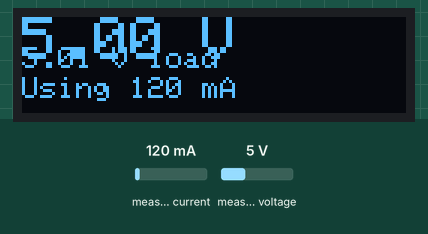
Simulated run of this sketch. Board: Arduino Uno, built with avr-gcc and run on an emulated ATmega328P. Shown: 128×32 one-colour display. Inputs (shaded band) come from the test bench; at power-on: measured current 120 mA, measured voltage 5 V.

Above: at 1.2 s.
1.3 s: measured current set to 40 mA
At 2.1 s:
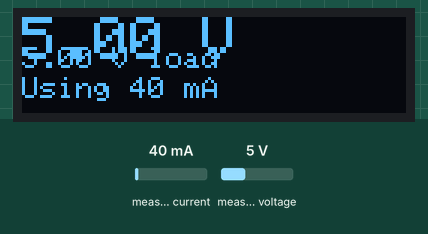
3.1 s: measured voltage set to 0.3 V
At 4.3 s:
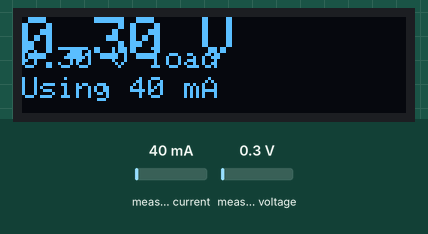
4.6 s: measured current set to 500 mA
At 5.6 s:
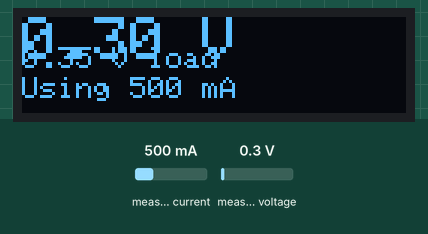
6.2 s: measured voltage set to 3.8 V
At 6.8 s:
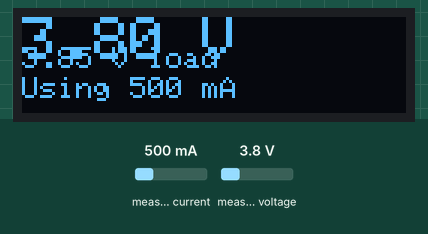
Timing chart, 0 to 8.8 s (numbered marks = the images above; inputs shaded):
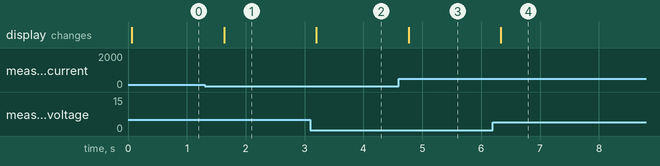

The sketch:

arduino-solar-power-supply-ina219-oled.ino
```cpp
/*
 * Solar power supply monitor — panel voltage and current on an OLED
 *
 * Reads a solar panel through an INA219 shunt and shows the panel voltage in
 * large type with the current being drawn beneath it, so a cloud passing over
 * is visible immediately.
 *
 * Board: Arduino Nano or Uno
 */

#include <Wire.h>
#include <Adafruit_INA219.h>
#include <Adafruit_GFX.h>
#include <Adafruit_SSD1306.h>

#define SCREEN_WIDTH   128
#define SCREEN_HEIGHT  32
#define OLED_RESET     -1
#define OLED_ADDRESS   0x3C

Adafruit_SSD1306 display(SCREEN_WIDTH, SCREEN_HEIGHT, &Wire, OLED_RESET);
Adafruit_INA219 ina219;

void setup() {
  Serial.begin(115200);

  setupOled();

  if (!ina219.begin()) {
    printOled("INA219 failed");
    while (true) {
      delay(1000);
    }
  }
  ina219.setCalibration_32V_2A();
}

void loop() {
  float shuntMv   = ina219.getShuntVoltage_mV();
  float busV      = ina219.getBusVoltage_V();
  float currentMa = ina219.getCurrent_mA();
  float loadV     = busV + (shuntMv / 1000.0);

  display.clearDisplay();
  display.setTextColor(SSD1306_WHITE);
  display.setCursor(0, 0);

  display.setTextSize(2);
  display.print(busV, 2);
  display.print(" V");

  display.setTextSize(1);
  display.setCursor(0, 20);
  display.print("Using ");
  display.print(currentMa, 0);
  display.print(" mA");

  display.setCursor(0, 10);
  display.print(loadV, 2);
  display.print(" V load");

  display.display();
  delay(500);
}

bool setupOled() {
  if (!display.begin(SSD1306_SWITCHCAPVCC, OLED_ADDRESS)) {
    Serial.println("SSD1306 not found");
    while (true) {
      delay(1000);
    }
  }
  display.clearDisplay();
  display.setRotation(2);   // mounted upside down on the panel box
  display.display();
  return true;
}

void printOled(const String &text) {
  display.clearDisplay();
  display.setTextSize(2);
  display.setTextColor(SSD1306_WHITE);
  display.setCursor(0, 0);
  display.print(text);
  display.display();
}
```

Measured:
- after the input at 1.3 s, the display: changes after 0.33 s (image 1)
- after the input at 3.1 s, the display: changes after 0.10 s (image 2)
- after the input at 4.6 s, the display: changes after 0.17 s (image 3)
- after the input at 6.2 s, the display: changes after 0.13 s (image 4)
